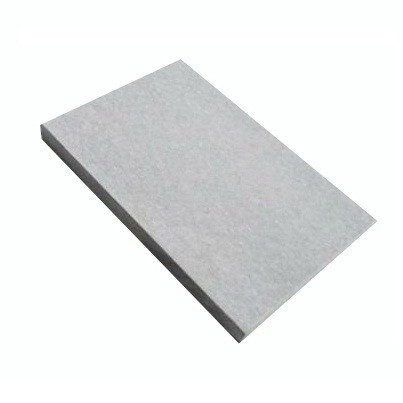
#> input picture src/1.jpg, 403 x 403 px
$ python -i image.py   (imports and definitions only)
#> lines starting #> are read from the running program, lines starting #| are printed output that depends on the picture; after the words box and inside, x2 and y2 are one past the last pixel; in counts of white or black regions, pixels touching at a corner belong together
import cv2
import numpy
import math


class Image:
    DELTA = .05

    def __init__(self, filePath):
#> called with filePath = '../src/1.jpg'
        self.filePath = filePath
        self.src = cv2.imread(filePath)
#> self.src is the input picture: shape (403, 403, 3); mean B, G, R 234.9, 235.1, 233.4
        self.normalizedImg = self.normalize()
        self.countours = self.getContours()
        self.geometries = self.getGeometries()
        self.checkGeometries = self.checkGeometries()
        self.drawContouredImg = self.drawContours()

    def normalize(self):
        '''Нормализация изображения'''

        grayImg = cv2.cvtColor(self.src, cv2.COLOR_BGR2GRAY)
        blurImg = cv2.medianBlur(grayImg, 5)
        canny = cv2.Canny(blurImg, 10, 250)
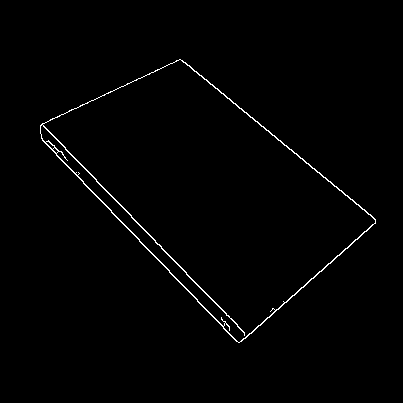
#> canny: shape (403, 403); 1% white in thin lines or dots, all inside (x1, y1, x2, y2) = (40, 59, 376, 343)

        return canny

    def getContours(self):
        '''Возвращает контуры'''

        structuringElement = cv2.getStructuringElement(cv2.MORPH_RECT, (7, 7))
        closed = cv2.morphologyEx(
            self.normalizedImg, cv2.MORPH_CLOSE, structuringElement)
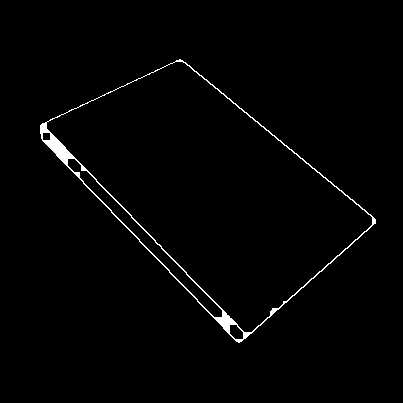
#> closed: shape (403, 403); 1.4% white; 1 white region

        countoursReturn = []
        contours = cv2.findContours(
            closed.copy(), cv2.RETR_EXTERNAL, cv2.CHAIN_APPROX_SIMPLE)[0]
#> contours = 1 contour; box (x1, y1, x2, y2) and area: (40, 59, 376, 343) 46639

        for cont in contours:
            sm = cv2.arcLength(cont, True)
            apd = cv2.approxPolyDP(cont, 0.01*sm, True)

            countoursReturn.append(apd)
#> this loop made 1 pass
#> sm on pass 1: 918.5
#> after the loop, countoursReturn = 1 item

        return countoursReturn

    def getGeometries(self):
        '''Возвращает длинны и диагонали'''

        contours = self.countours
#> contours = 1 item
        geometries = []

        for cont in contours:
            angles, coord, x = cont.shape

            # Если 4 угла
            if angles == 4:
                '''
                0 3
                1 2
                '''
                # Стороны
                s1 = self.getLenghtSegment([cont[0], cont[1]])
                s2 = self.getLenghtSegment([cont[1], cont[2]])
                s3 = self.getLenghtSegment([cont[2], cont[3]])
                s4 = self.getLenghtSegment([cont[3], cont[0]])
                # Диагонали
                d1 = self.getLenghtSegment([cont[0], cont[2]])
                d2 = self.getLenghtSegment([cont[1], cont[3]])

                geometries.append({
                    's1': s1, 's2': s2,
                    's3': s3, 's4': s4,
                    'd1': d1, 'd2': d2
                })
            else:
                geometries.append(False)
#> this loop made 1 pass
#> (angles, coord, x) on pass 1: (5, 1, 2)
#> after the loop, geometries = [False]

        return geometries

    def checkGeometries(self):
        '''Проверить геометрию'''

        checked = []
        geometries = self.geometries
#> geometries = [False]

        for geom in geometries:
            if geom == False:
                checked.append(False)
                continue

            checkSides1 = self.checkSide(geom.get('s1'), geom.get('s3'))
            checkSides2 = self.checkSide(geom.get('s2'), geom.get('s4'))
            checkDiag = self.checkSide(geom.get('d1'), geom.get('d2'))

            if (checkSides1 and checkSides2 and checkDiag):
                checked.append(True)
            else:
                checked.append(False)
#> this loop made 1 pass
#> after the loop, checked = [False]

        return checked

    def checkSide(self, side1, side2):
        '''Проверить равенство сторон с учетом допусков'''
        test = side1 <= side2 + side2 * self.DELTA
        test2 = side1 >= side2 - side2 * self.DELTA

        if (side1 <= side2 + side2 * self.DELTA and side1 >= side2 - side2 * self.DELTA):
            return True

        return False

    def getLenghtSegment(self, coord):
        '''Длинна отрезка из координат'''

        d = math.sqrt((coord[1][0][0] - coord[0][0][0]) ** 2 + (coord[1][0][1] - coord[0][0][1]) ** 2)

        return d

    def drawContours(self):
        '''Возвращает изображение с контурами'''

        img = self.src.copy()
        contours = self.countours
#> contours = 1 item

        i = 0
        for cont in contours:
            check = self.checkGeometries[i]
            red = (0, 0, 255)
            green = (0, 255, 0)

            cv2.drawContours(img, [cont], -1, (0, 255, 0), 2)
            cv2.putText(
                img,
                str(check),
                (cont[0][0][0] + 10, cont[0][0][1] + 50),
                cv2.FONT_HERSHEY_SIMPLEX,
                1,
                green if check else red,
                3
            )

            i += 1
#> this loop made 1 pass
#> (check, red, green, i) on pass 1: (False, (0, 0, 255), (0, 255, 0), 1)
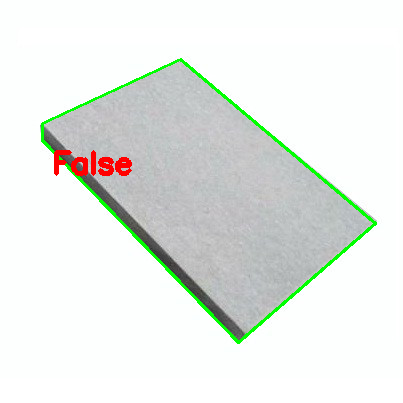
#> img: shape (403, 403, 3); 2.27% of pixels changed, all inside (x1, y1, x2, y2) = (41, 58, 377, 344)
#> after the loop, i = 1

        return img

    def showContouredImg(self):
        '''Показывает изображение с контурами'''

        cv2.imshow(self.filePath, self.drawContouredImg)
        cv2.waitKey(0)
        cv2.destroyAllWindows()

>>> result = Image('../src/1.jpg').normalize()

$ run again, on src/3.jpg
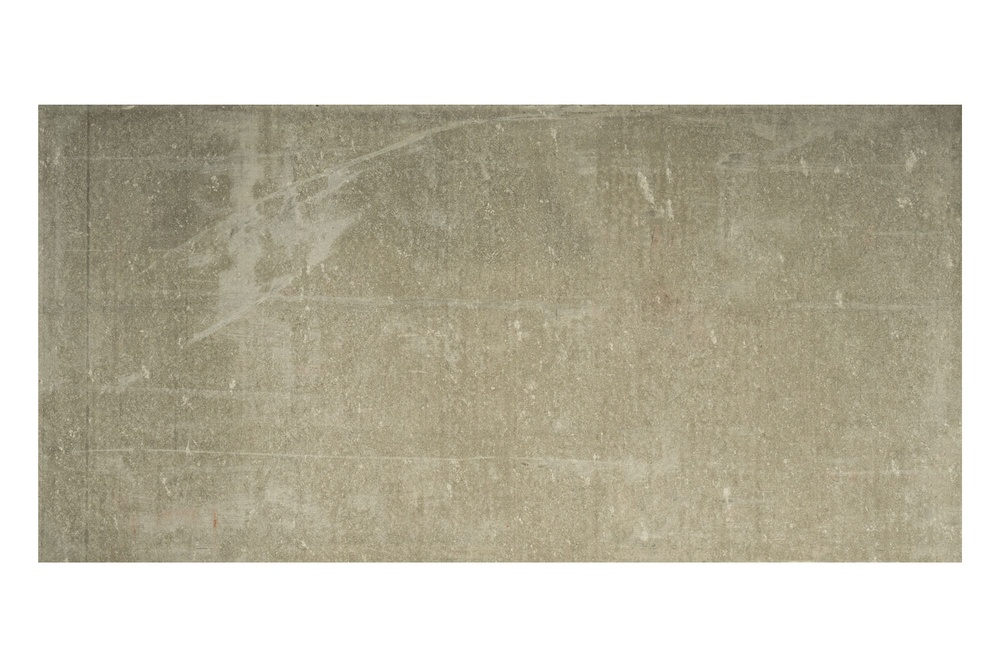
#> input picture src/3.jpg, 1000 x 667 px, shrunk from 1500 x 1000 before the run
#> in __init__, self.src is the input picture: shape (667, 1000, 3); mean B, G, R 175, 191, 195.4
#> in normalize, `canny = cv2.Canny(blurImg, 10, 250)`:
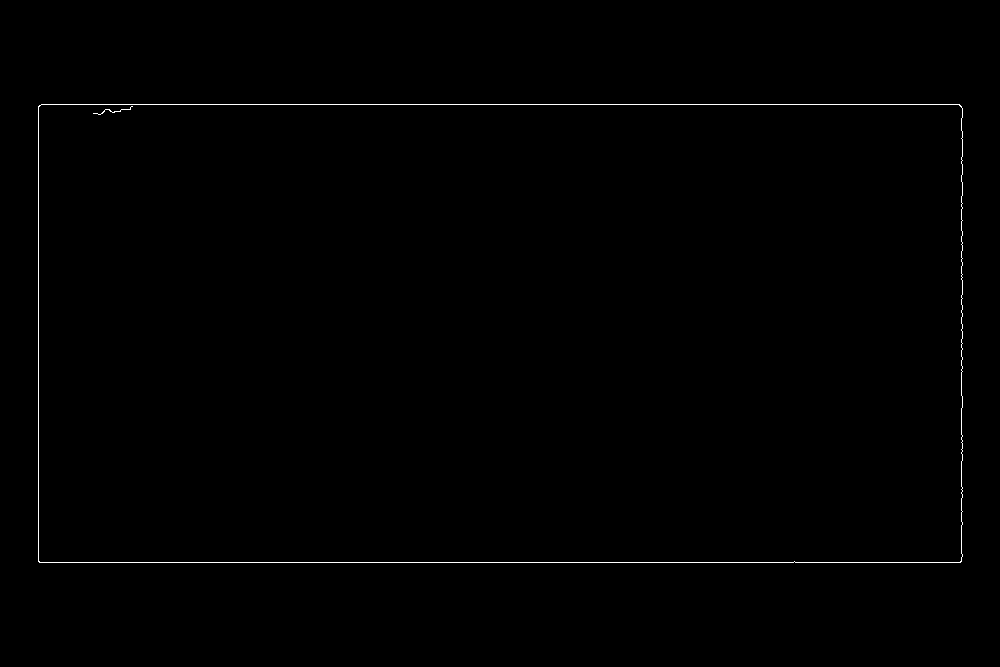
#> canny: shape (667, 1000); 0.42% white in thin lines or dots, all inside (x1, y1, x2, y2) = (38, 104, 963, 563)
#> in getContours, `contours = cv2.findContours( closed.copy(), cv2.RETR_EXTERNAL, cv2.CHA..`: contours = 1 contour; box (x1, y1, x2, y2) and area: (38, 104, 963, 563) 422971
#> the loop in getContours, `for cont in contours:` made 1 pass
#> (sm, apd) on pass 1: (2771.7, [[38, 106], [39, 562], [961, 561], [959, 104]])
#> after the loop in getContours, `for cont in contours:`: countoursReturn = [[[38, 106], [39, 562], [961, 561], [959, 104]]]
#> the loop in getGeometries, `for cont in contours:` made 1 pass
#> (cont, angles, coord, x, s1, s2, s3) on pass 1: ([[38, 106], [39, 562], [961, 561], [959, 104]], 4, 1, 2, 456, 922, 457)
#> after the loop in getGeometries, `for cont in contours:`: geometries = 1 item
#> the loop in checkGeometries, `for geom in geometries:` made 1 pass
#> after the loop in checkGeometries, `for geom in geometries:`: checked = [True]
#> in drawContours, `contours = self.countours`: contours = [[[38, 106], [39, 562], [961, 561], [959, 104]]]
#> the loop in drawContours, `for cont in contours:` made 1 pass
#> (cont, check, red, green, i) on pass 1: ([[38, 106], [39, 562], [961, 561], [959, 104]], True, (0, 0, 255), (0, 255, 0), 1)
#> after the loop in drawContours, `for cont in contours:`:
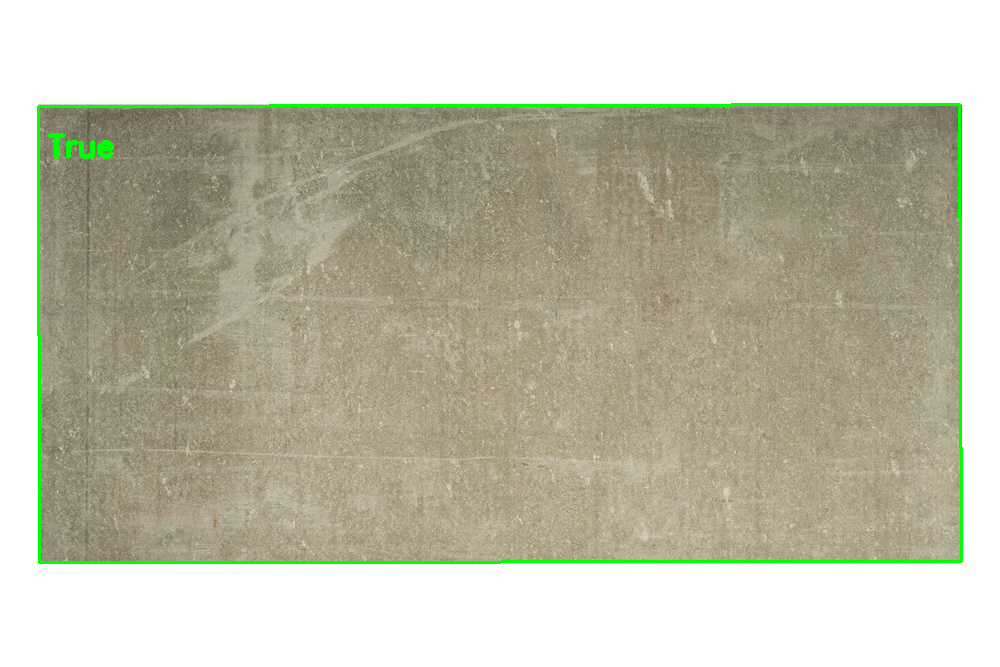
#> img: shape (667, 1000, 3); 1.35% of pixels changed, all inside (x1, y1, x2, y2) = (37, 103, 963, 564)
#> after the loop in drawContours, `for cont in contours:`: i = 1

$ run again, on src/5.jpg
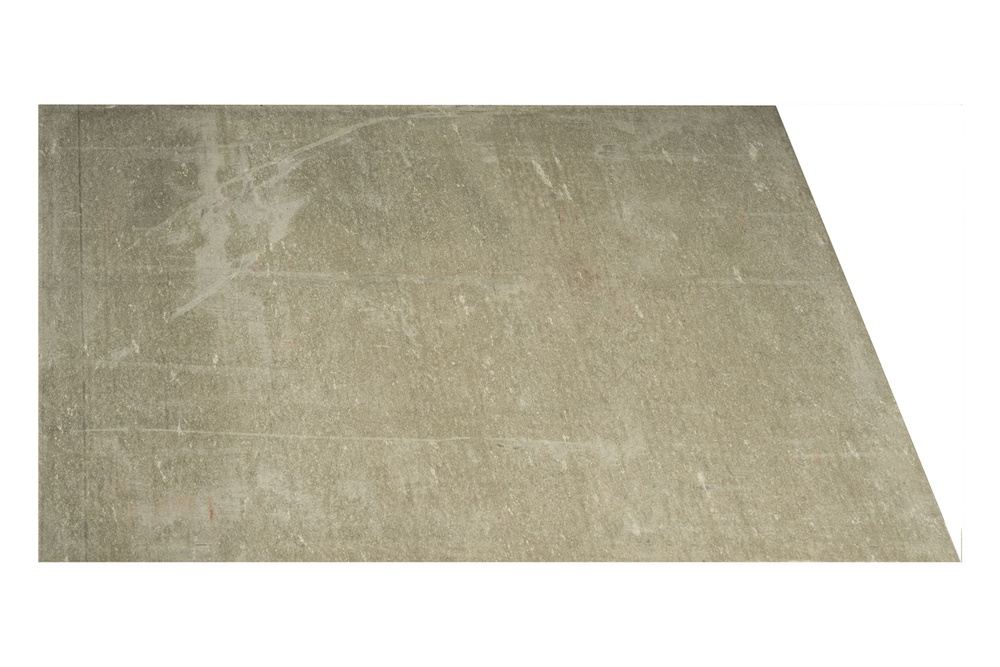
#> input picture src/5.jpg, 1000 x 667 px, shrunk from 1500 x 1000 before the run
#> in __init__, self.src is the input picture: shape (667, 1000, 3); mean B, G, R 184.1, 198.7, 202.7
#> in normalize, `canny = cv2.Canny(blurImg, 10, 250)`:
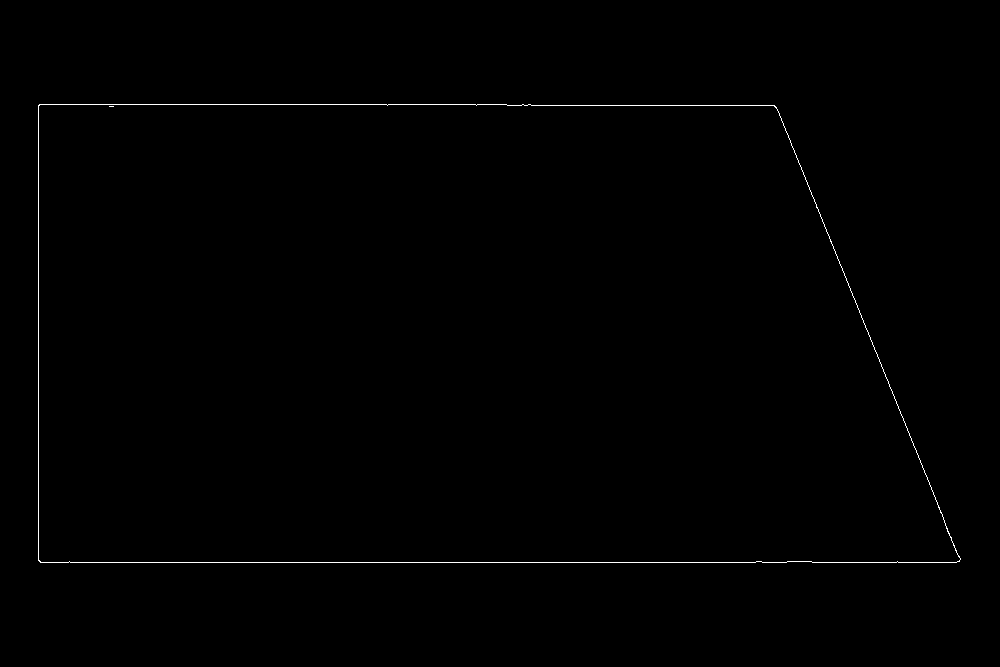
#> canny: shape (667, 1000); 0.39% white in thin lines or dots, all inside (x1, y1, x2, y2) = (38, 104, 961, 563)
#> in getContours, `contours = cv2.findContours( closed.copy(), cv2.RETR_EXTERNAL, cv2.CHA..`: contours = 1 contour; box (x1, y1, x2, y2) and area: (38, 104, 961, 563) 379807
#> the loop in getContours, `for cont in contours:` made 1 pass
#> (sm, apd) on pass 1: (2649.2, [[38, 105], [40, 562], [960, 559], [774, 105]])
#> after the loop in getContours, `for cont in contours:`: countoursReturn = [[[38, 105], [40, 562], [960, 559], [774, 105]]]
#> the loop in getGeometries, `for cont in contours:` made 1 pass
#> (cont, angles, coord, x, s1, s2, s3) on pass 1: ([[38, 105], [40, 562], [960, 559], [774, 105]], 4, 1, 2, 457, 920, 490.6)
#> after the loop in getGeometries, `for cont in contours:`: geometries = 1 item
#> the loop in checkGeometries, `for geom in geometries:` made 1 pass
#> after the loop in checkGeometries, `for geom in geometries:`: checked = [False]
#> in drawContours, `contours = self.countours`: contours = [[[38, 105], [40, 562], [960, 559], [774, 105]]]
#> the loop in drawContours, `for cont in contours:` made 1 pass
#> (cont, check, red, green, i) on pass 1: ([[38, 105], [40, 562], [960, 559], [774, 105]], False, (0, 0, 255), (0, 255, 0), 1)
#> after the loop in drawContours, `for cont in contours:`:
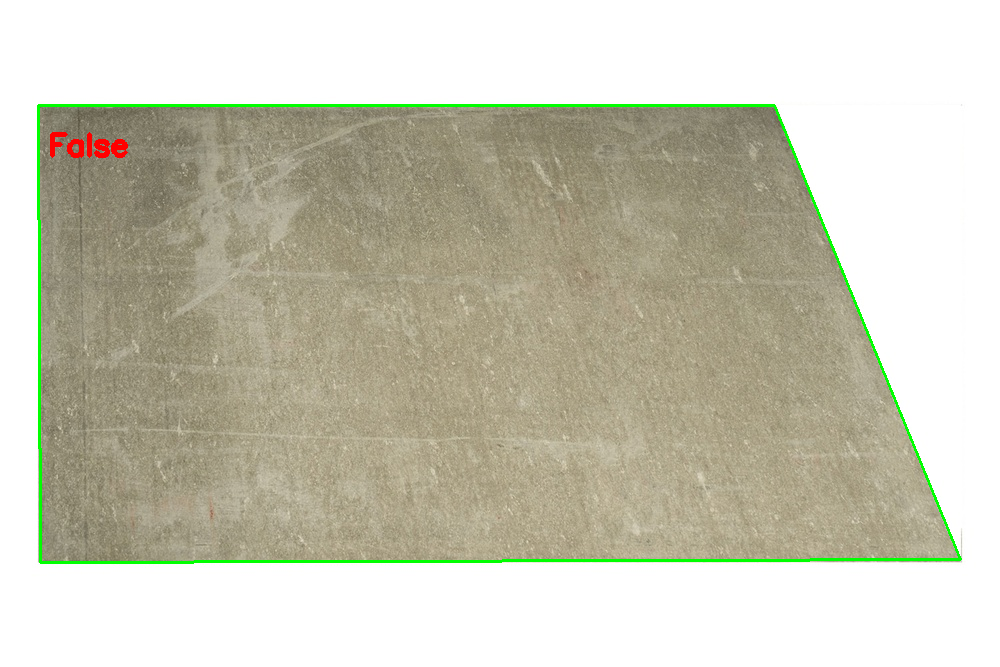
#> img: shape (667, 1000, 3); 1.3% of pixels changed, all inside (x1, y1, x2, y2) = (37, 104, 962, 564)
#> after the loop in drawContours, `for cont in contours:`: i = 1
